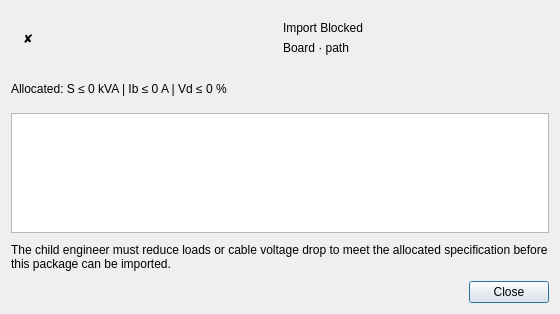
<?xml version="1.0" encoding="UTF-8"?>
<ui version="4.0">
 <class>ImportResultDialog</class>
 <widget class="QDialog" name="ImportResultDialog">
  <property name="windowTitle"><string>Import Blocked — Specification Violated</string></property>
  <property name="minimumSize"><size><width>560</width><height>0</height></size></property>
  <layout class="QVBoxLayout" name="verticalLayout">
   <property name="spacing"><number>10</number></property>
   <item>
    <widget class="QWidget" name="hdr">
     <layout class="QHBoxLayout" name="hdrLayout">
      <property name="leftMargin"><number>12</number></property>
      <property name="topMargin"><number>10</number></property>
      <property name="rightMargin"><number>12</number></property>
      <property name="bottomMargin"><number>10</number></property>
      <item><widget class="QLabel" name="lblIcon"><property name="text"><string>✘</string></property></widget></item>
      <item>
       <layout class="QVBoxLayout" name="hdrText">
        <item><widget class="QLabel" name="lblTitle"><property name="text"><string>Import Blocked</string></property></widget></item>
        <item><widget class="QLabel" name="lblPath"><property name="text"><string>Board · path</string></property></widget></item>
       </layout>
      </item>
     </layout>
    </widget>
   </item>
   <item><widget class="QLabel" name="lblSpec"><property name="text"><string>Allocated: S ≤ 0 kVA | Ib ≤ 0 A | Vd ≤ 0 %</string></property></widget></item>
   <item>
    <widget class="QTextEdit" name="errorsEdit">
     <property name="readOnly"><bool>true</bool></property>
     <property name="maximumSize"><size><width>16777215</width><height>120</height></size></property>
    </widget>
   </item>
   <item><widget class="QLabel" name="lblInstr"><property name="text"><string>The child engineer must reduce loads or cable voltage drop to meet the allocated specification before this package can be imported.</string></property><property name="wordWrap"><bool>true</bool></property></widget></item>
   <item>
    <widget class="QDialogButtonBox" name="buttonBox">
     <property name="standardButtons"><set>QDialogButtonBox::Close</set></property>
    </widget>
   </item>
  </layout>
 </widget>
 <resources/><connections/>
</ui>
